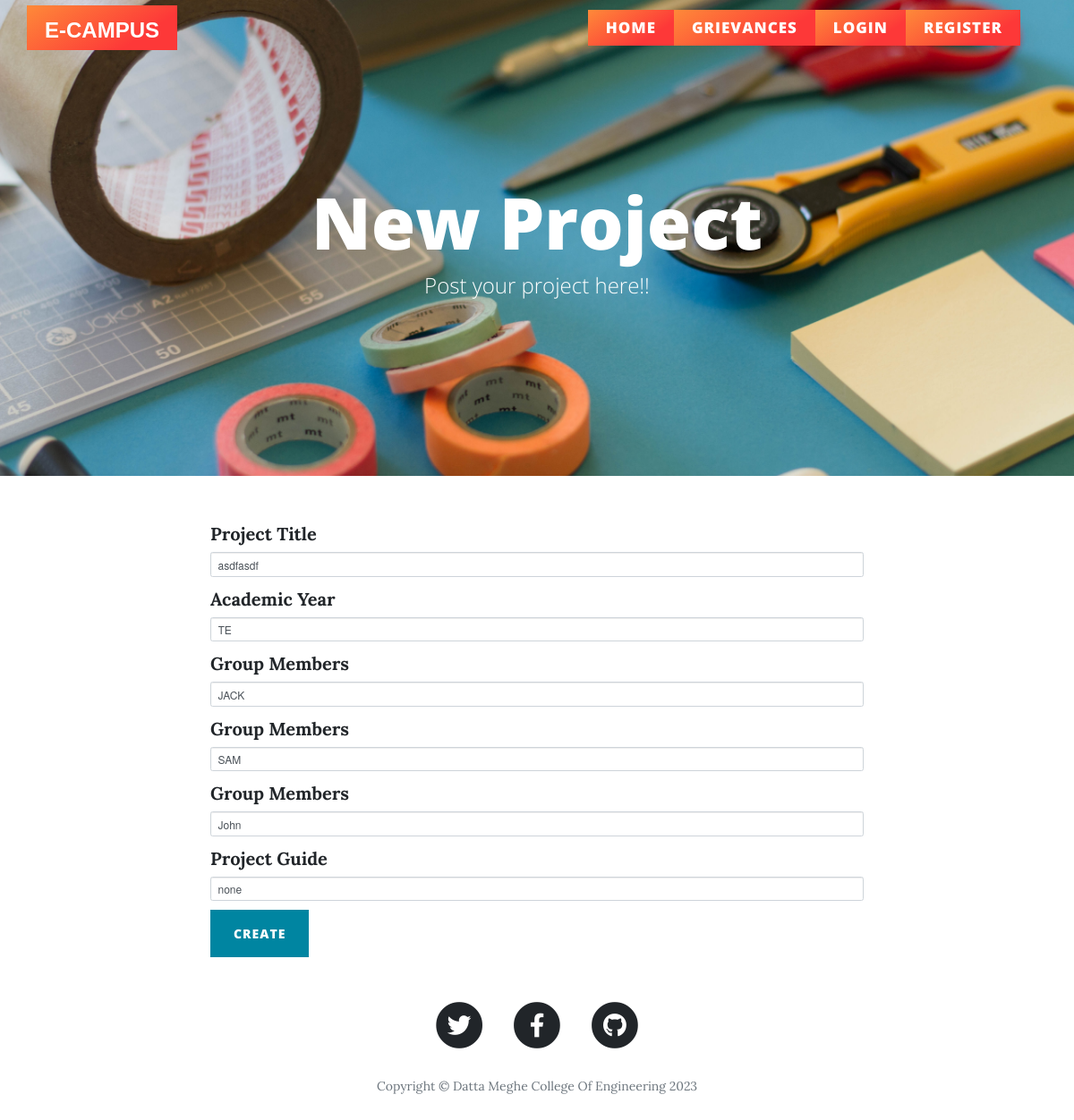
The app's page /edit-post/1, older data.
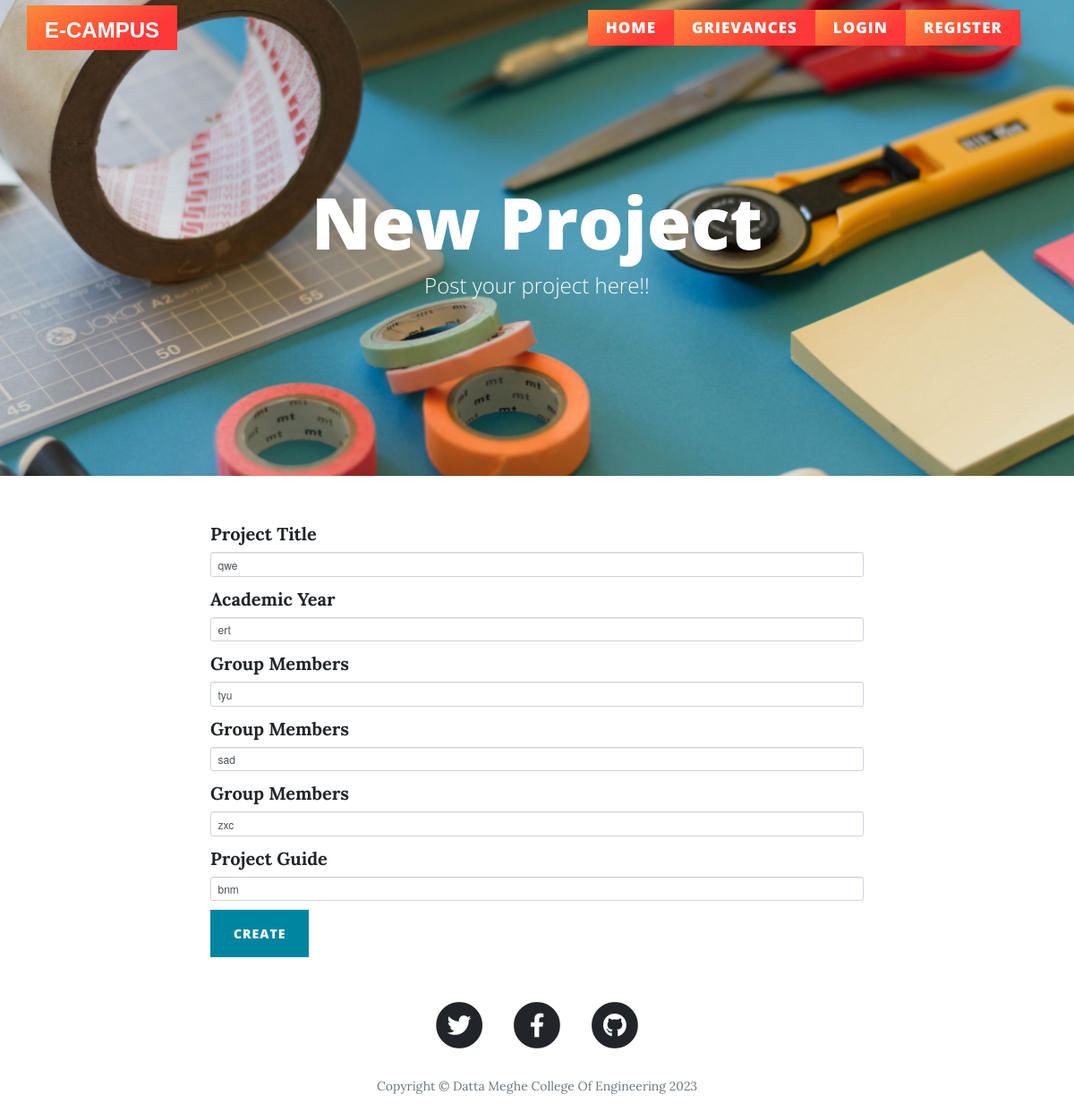
The same page, newer data.
### app.py (models this page shows)
class BlogPost(db.Model):
    __tablename__ = "blog_posts"
    id = db.Column(db.Integer, primary_key=True)
    author_id = db.Column(db.Integer, db.ForeignKey("users.id"))
    title = db.Column(db.String(250), unique=True, nullable=False)
    ay= db.Column(db.String(250), nullable=False)
    group1 = db.Column(db.String(250), unique=True, nullable=False)
    group2 = db.Column(db.String(250), unique=True, nullable=False)
    group3 = db.Column(db.String(250), unique=True, nullable=False)
    guide = db.Column(db.String(250), nullable=False)
    ppt= db.Column(db.LargeBinary)
    date = db.Column(db.String(250), nullable=False)
    author = relationship("User", back_populates="posts")
    comments = relationship("Comment", back_populates="parent_post")

### app.py (the view, shortened to what this page needs)
@app.route("/edit-post/<int:post_id>", methods=["GET", "POST"])
def edit_post(post_id):
    post = BlogPost.query.get(post_id)
    edit_form = CreateEventForm(
        title=post.title,
        ay=post.ay,
        group1=post.group1,
        group2=post.group2,
        group3=post.group3,
        guide=post.guide,
        ppt=post.ppt,
        author=current_user,
    )
    return render_template("make-post.html", form=edit_form)

### forms.py
class CreateEventForm(FlaskForm):
    title = StringField("Project Title", validators=[DataRequired()])
    ay = StringField("Academic Year", validators=[DataRequired()])
    group1 = StringField("Group Members", validators=[DataRequired()])
    group2 = StringField("Group Members", validators=[DataRequired()])
    group3 = StringField("Group Members", validators=[DataRequired()])
    guide = StringField("Project Guide", validators=[DataRequired()])
    submit = SubmitField("Create")

### templates/make-post.html (shortened to what this page needs)
{% extends 'bootstrap/base.html' %}
{% import "bootstrap/wtf.html" as wtf %}
{% block content %}
{% include "header.html" %}
  <header class="masthead" style="background-image: url('{{ url_for('static', filename='img/edit-bg.jpg')}}')">
    <div class="overlay"></div>
    <div class="container">
      <div class="row">
        <div class="col-lg-8 col-md-10 mx-auto">
          <div class="page-heading">
            {% if is_edit: %}
            <h1>Edit Event</h1>
            {% else: %}
            <h1>New Project</h1>
            {% endif %}
            <span class="subheading">Post your project here!!</span>
          </div>
        </div>
      </div>
    </div>
  </header>
  <div class="container">
    <div class="row">
      <div class="col-lg-8 col-md-10 mx-auto">
        {{ wtf.quick_form(form, novalidate=True, button_map={"submit": "primary"}) }}
      </div>
    </div>
  </div>
{% include "footer.html" %}
{% endblock %}

### templates/header.html (shortened to what this page needs)
<!DOCTYPE html>
<html lang="en">
<head>
  <link href="{{ url_for('static', filename='vendor/bootstrap/css/bootstrap.min.css') }}" rel="stylesheet">
  <link href="{{ url_for('static', filename='vendor/fontawesome-free/css/all.min.css')}}" rel="stylesheet" type="text/css">
  <link href="{{ url_for('static', filename='css/clean-blog.min.css')}}" rel="stylesheet">
</head>
<body>
  <nav class="navbar navbar-expand-lg navbar-light fixed-top" id="mainNav">
    <div class="container">
      <a style="font-family: Arial, Helvetica, sans-serif;" class="navbar-brand"  href="{{url_for('get_all_posts')}}" >E-CAMPUS</a>
      <div class="collapse navbar-collapse" id="navbarResponsive">
        <ul class="navbar-nav ml-auto">
          <li class="nav-item">
            <a class="nav-link" href="{{ url_for('get_all_posts') }}">Home</a>
          </li>
          <li class="nav-item">
            <a class="nav-link" href="{{ url_for('contact') }}">Grievances</a>
          </li>
          {% if not current_user.is_authenticated: %}
          <li class="nav-item">
            <a class="nav-link" href="{{ url_for('login') }}">Login</a>
          </li>
          <li class="nav-item">
            <a class="nav-link" href="{{ url_for('register') }}">Register</a>
          </li>
          {% else: %}
          <li class="nav-item">
            <a class="nav-link" href="{{ url_for('logout') }}">Log Out</a>
          </li>
          {% endif %}
        </ul>
      </div>
    </div>
  </nav>

### templates/footer.html (shortened to what this page needs)
  <footer>
    <div class="container">
      <div class="row">
        <div class="col-lg-8 col-md-10 mx-auto">
          <ul class="list-inline text-center">
            <li class="list-inline-item">
              <a href="#">
                <span class="fa-stack fa-lg">
                  <i class="fas fa-circle fa-stack-2x"></i>
                  <i class="fab fa-twitter fa-stack-1x fa-inverse"></i>
                </span>
              </a>
            </li>
            <li class="list-inline-item">
              <a href="#">
                <span class="fa-stack fa-lg">
                  <i class="fas fa-circle fa-stack-2x"></i>
                  <i class="fab fa-facebook-f fa-stack-1x fa-inverse"></i>
                </span>
              </a>
            </li>
            <li class="list-inline-item">
              <a href="#">
                <span class="fa-stack fa-lg">
                  <i class="fas fa-circle fa-stack-2x"></i>
                  <i class="fab fa-github fa-stack-1x fa-inverse"></i>
                </span>
              </a>
            </li>
          </ul>
          <p class="copyright text-muted">Copyright &copy; Datta Meghe College Of Engineering 2023</p>
        </div>
      </div>
    </div>
  </footer>
</body>
</html>

Row changes from the older to the newer data that the page shows:
changed BlogPost: title "asdfasdf" → "qwe"; ay "TE" → "ert"; group1 "JACK" → "tyu"; group2 "SAM" → "sad"; group3 "John" → "zxc"; guide "none" → "bnm"
